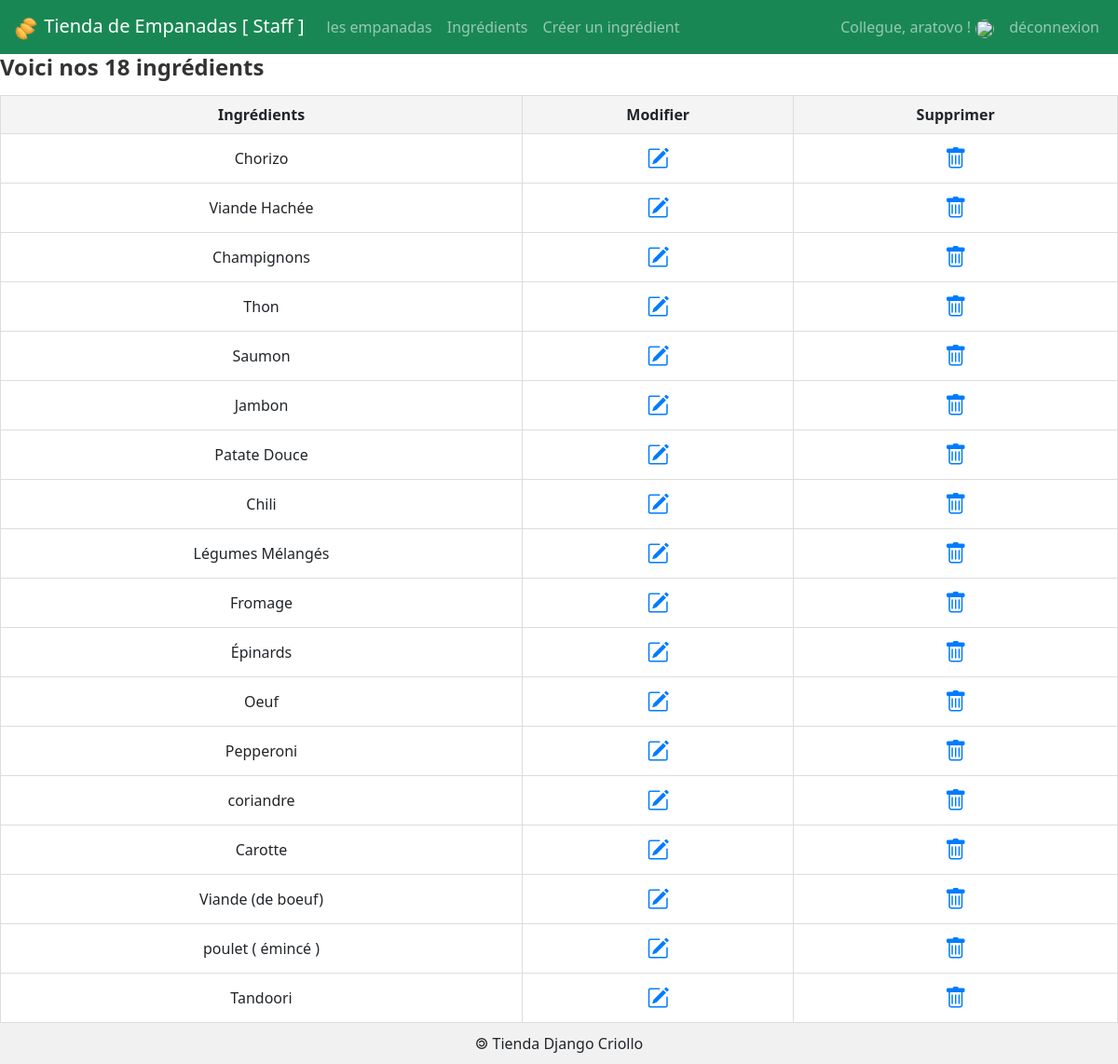
/ingredients/ (signed in), run on the app's committed database.
### empanadas/models.py (models this page shows)
class Ingredient(models.Model) :
    idIngredient = models.AutoField( primary_key = True )
    nomIngredient = models.CharField( max_length = 50 )
    def __str__(self) :
        return self.nomIngredient

### empanadas/views.py (the view)
# urls.py: path('ingredients/',                                views.ingredients, name='liste_ingredients'),
def ingredients(request):
	user = None
	if request.user.is_staff:
		lesIngredients = Ingredient.objects.all()
		user = User.objects.get(id=request.user.id)
		return render(request, 'empanadas/ingredients.html',{'ingredients' : lesIngredients, 'user' : user,} )
	elif request.user.is_authenticated:
		return redirect('/empanadas')
	else:
		return redirect('/login')

### empanadas/templates/empanadas/ingredients.html (shortened to what this page needs)
{% extends 'empanadas/base.html' %}
{% load static %}
{% block main %}
  <h2 class="h2-ing">Voici nos {{ ingredients|length }} ingrédients</h2>
  <table class="table-ing">
    <thead>
      <tr>
        <th>Ingrédients</th>
        <th>Modifier</th>
        <th>Supprimer</th>
      </tr>
    </thead>
    <tbody>
      {% for ing in ingredients %}
      <tr>
        <td>{{ ing }}</td>
        <td>
          <a href="{% url 'afficherFormIngredient' ing.idIngredient %}">
            <i class="bi bi-pencil-square"></i>
          </a>
        </td>
        <td>
          <a href="{% url 'supprimerIngredient' ing.idIngredient %}">
            <i class="bi bi-trash"></i>
          </a>
        </td>
      </tr>
      {% endfor %}
    </tbody>
  </table>
{% endblock %}

### comptes/templates/comptes/menuStaff.html (shortened to what this page needs)
{% load static %}
<nav class="navbar navbar-expand-lg navbar-dark bg-success">
  <div class="container-fluid">
    <a class="navbar-brand" href="/empanadas">
      <img src="{% static 'empanadas/img/icone.png' %}" class="icn-img" />
      Tienda de Empanadas [ Staff ]
    </a>
    <div id="navbarText" class="collapse navbar-collapse">
      <ul class="navbar-nav me-auto mb-2 mb-lg-0">
        <li class="nav-item">
          <a class="nav-link" href="/empanadas">les empanadas</a>
        </li>
        <li class="nav-item">
          <a class="nav-link" href="/ingredients">Ingrédients</a>
        </li>
        <li class="nav-item">
          <a class="nav-link" href="/ingredients/add">Créer un ingrédient</a>
        </li>
      </ul>
      <ul class="navbar-nav">
        <li class="nav-item">
          <a class="nav-link" >Collegue, {{user}} !<img src="{{MEDIA_URL}}{{user.image}}" class="rounded-circle"></a>
        </li>
        <li class="nav-item">
          <a class="nav-link" href="/logout">déconnexion</a>
        </li>
      </ul>
    </div>
  </div>
</nav>

### empanadas/static/empanadas/css/styles.css (style rules this page uses)
html, body { height: 100%; margin: 0; display: flex; flex-direction: column; }
.bi { font-size: 1.5rem; cursor: pointer; }
.table-ing { width: 100%; border-collapse: collapse; margin-top: 1rem; }
.table-ing th, .table-ing td { border: 1px solid #ddd; padding: 8px; text-align: center; }
.table-ing th { background-color: #f4f4f4; font-weight: bold; }
.table-ing a { margin: 0 5px; color: #007bff; text-decoration: none; }
h2 { font-size: 1.5rem; font-weight: bold; color: #333; margin-bottom: 1rem; }
a { color: #007bff; text-decoration: none; }
.icn-img { width: 30px; }
.rounded-circle { width: 20px; height: 20px; margin-left: 5px; }

### data on the page
Ingredient: nomIngredient "Chorizo"
Ingredient: nomIngredient "Viande Hachée"
Ingredient: nomIngredient "Champignons"
Ingredient: nomIngredient "Thon"
Ingredient: nomIngredient "Saumon"
Ingredient: nomIngredient "Jambon"
Ingredient: nomIngredient "Patate Douce"
Ingredient: nomIngredient "Chili"
Ingredient: nomIngredient "Légumes Mélangés"
Ingredient: nomIngredient "Fromage"
Ingredient: nomIngredient "Épinards"
Ingredient: nomIngredient "Oeuf"
Ingredient: nomIngredient "Pepperoni"
Ingredient: nomIngredient "coriandre"
Ingredient: nomIngredient "Carotte"
Ingredient: nomIngredient "Viande (de boeuf)"
Ingredient: nomIngredient "poulet ( émincé )"
Ingredient: nomIngredient "Tandoori"

### other printed values
{{ user }} "aratovo"
{{ ingredients|length }} "18"
